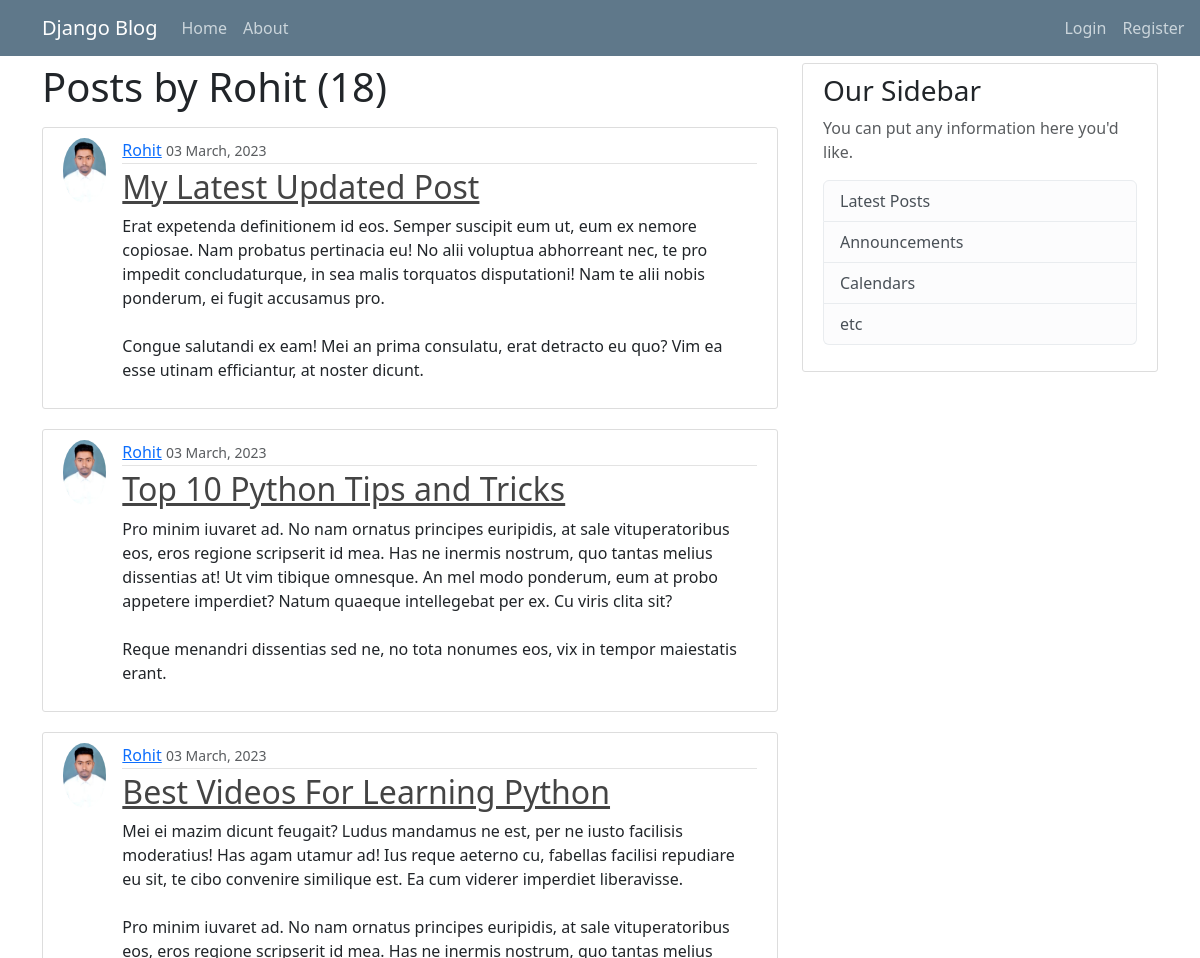
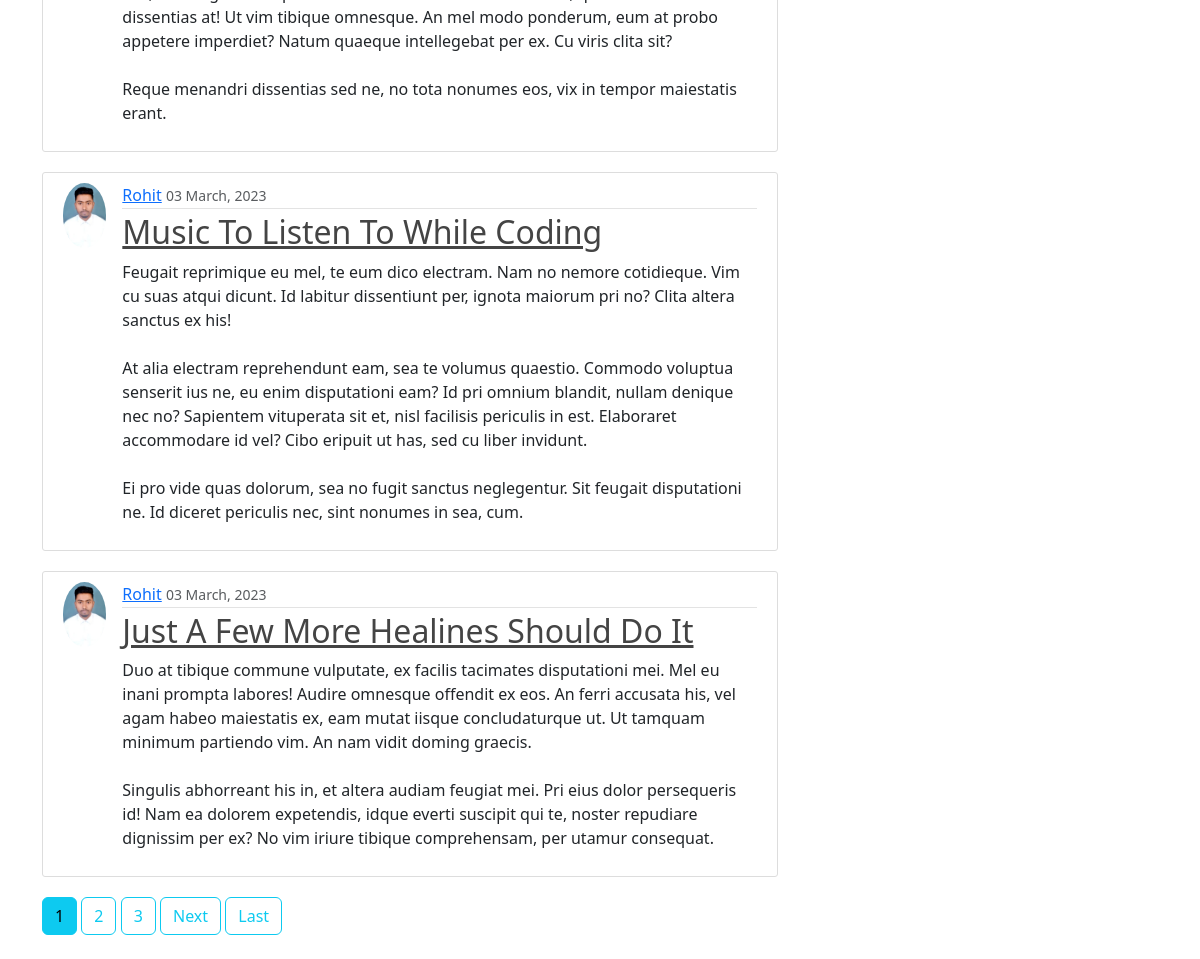
Screenshot of /user/Rohit with the database file from the repository (2 pictures, top to bottom).
### blog/models.py (models this page shows, shortened)
class Post(models.Model):
    title = models.CharField(max_length=100)
    content = models.TextField()
    date_posted = models.DateTimeField(default=timezone.now)
    author = models.ForeignKey(User, on_delete=models.CASCADE)

### users/models.py (models this page shows, shortened)
class Profile(models.Model):
    user = models.OneToOneField(User, on_delete=models.CASCADE)
    image = models.ImageField(default='default.jpg', upload_to='profile_pics')

### blog/views.py (the view)
# urls.py: path("user/<str:username>", UserPostListView.as_view(), name="user-posts"),
class UserPostListView(ListView):
    model = Post
    template_name = "blog/user_posts.html"
    context_object_name = "posts"
    ordering = ["-date_posted"]
    paginate_by = 5
    def get_queryset(self):
        user = get_object_or_404(User, username=self.kwargs.get('username'))
        return Post.objects.filter(author=user).order_by('-date_posted')

### blog/templates/blog/user_posts.html (shortened to what this page needs)
{% extends 'blog/base.html' %}
{% block body %}
    <h1 class="mb-3">Posts by {{ view.kwargs.username }} ({{page_obj.paginator.count }})</h1>
    {% for post in posts %}
    <article class="media content-section">
      <div class="dis" style="display: flex;">
      <img class="rounded-circle article-img" src="{{post.author.profile.image.url}}" alt="" srcset="">
        <div class="media-body">
          <div class="article-metadata">
            <a class="mr-2" href="{% url 'user-posts' post.author.username %}">{{ post.author }}</a>
            <small class="text-muted">{{ post.date_posted |date:'m F, Y'}}</small>
          </div>
          <h2><a class="article-title" href="{% url 'post-detail' post.id %}">{{ post.title }}</a></h2>
          <p class="article-content">{{ post.content }}</p>
        </div>
        </div>
      </article>
    {% endfor %}
    {% if is_paginated %}
      {% for num in page_obj.paginator.page_range %}
        {% if page_obj.number == num %}
        <a href="?page={{num}}" class="btn btn-info mb-4">{{num}}</a>
        {% elif num > page_obj.number|add:'-3' and num < page_obj.number|add:'3'%}
        <a href="?page={{num}}" class="btn btn-outline-info mb-4">{{num}}</a>
        {% endif %}
      {% endfor %}
      {% if page_obj.has_next %}
      <a class="btn btn-outline-info mb-4" href="?page={{ page_obj.next_page_number }}">Next</a>
      <a href="?page={{page_obj.paginator.num_pages}}" class="btn btn-outline-info mb-4">Last</a>
      {% endif %}
    {% endif %}
{% endblock body %}

### blog/static/blog/main.css (style rules this page uses)
body { background: #fafafa; color: #333333; margin-top: 5rem; }
h1, h2, h3, h4, h5, h6 { color: #444444; }
.content-section { background: #ffffff; padding: 10px 20px; border: 1px solid #dddddd; border-radius: 3px; margin-bottom: 20px; }
.article-title { color: #444444; }
.article-content { white-space: pre-line; }
.article-img { height: 65px; width: 65px; margin-right: 16px; }
.article-metadata { padding-bottom: 1px; margin-bottom: 4px; border-bottom: 1px solid #e3e3e3 }

### rows the page displays
Post: author.profile.image (picture), author "Rohit", date_posted "03 March, 2023", title "My Latest Updated Post", content "Erat expetenda definitionem id eos. Semper suscipit eum ut, eum ex nemore copiosae. Nam probatus pertinacia eu! No alii voluptua abhorreant nec, te pro impedit concludaturque, in sea malis torquatos disputationi! Nam te alii nobis ponderum, ei fugit accusamus pro. Congue salutandi ex eam! Mei an prima consulatu, erat detracto eu quo? Vim ea esse utinam efficiantur, at noster dicunt."
Post: author.profile.image (picture), author "Rohit", date_posted "03 March, 2023", title "Top 10 Python Tips and Tricks", content "Pro minim iuvaret ad. No nam ornatus principes euripidis, at sale vituperatoribus eos, eros regione scripserit id mea. Has ne inermis nostrum, quo tantas melius dissentias at! Ut vim tibique omnesque. An mel modo ponderum, eum at probo appetere imperdiet? Natum quaeque intellegebat per ex. Cu viris clita sit? Reque menandri dissentias sed ne, no tota nonumes eos, vix in tempor maiestatis erant."
Post: author.profile.image (picture), author "Rohit", date_posted "03 March, 2023", title "Best Videos For Learning Python", content "Mei ei mazim dicunt feugait? Ludus mandamus ne est, per ne iusto facilisis moderatius! Has agam utamur ad! Ius reque aeterno cu, fabellas facilisi repudiare eu sit, te cibo convenire similique est. Ea cum viderer imperdiet liberavisse. Pro minim iuvaret ad. No nam ornatus principes euripidis, at sale vituperatoribus eos, eros regione scripserit id mea. Has ne inermis nostrum, quo tantas melius dissentias at! Ut vim tibique omnesque. An mel modo ponderum, eum at probo appetere imperdiet? Natum quaeque intellegebat per ex. Cu viris clita sit? Reque menandri dissentias sed ne, no tota nonumes eos, vix in tempor maiestatis erant."
Post: author.profile.image (picture), author "Rohit", date_posted "03 March, 2023", title "Music To Listen To While Coding", content "Feugait reprimique eu mel, te eum dico electram. Nam no nemore cotidieque. Vim cu suas atqui dicunt. Id labitur dissentiunt per, ignota maiorum pri no? Clita altera sanctus ex his! At alia electram reprehendunt eam, sea te volumus quaestio. Commodo voluptua senserit ius ne, eu enim disputationi eam? Id pri omnium blandit, nullam denique nec no? Sapientem vituperata sit et, nisl facilisis periculis in est. Elaboraret accommodare id vel? Cibo eripuit ut has, sed cu liber invidunt. Ei pro vide quas dolorum, sea no fugit sanctus neglegentur. Sit feugait disputationi ne. Id diceret periculis nec, sint nonumes in sea, cum."
Post: author.profile.image (picture), author "Rohit", date_posted "03 March, 2023", title "Just A Few More Healines Should Do It", content "Duo at tibique commune vulputate, ex facilis tacimates disputationi mei. Mel eu inani prompta labores! Audire omnesque offendit ex eos. An ferri accusata his, vel agam habeo maiestatis ex, eam mutat iisque concludaturque ut. Ut tamquam minimum partiendo vim. An nam vidit doming graecis. Singulis abhorreant his in, et altera audiam feugiat mei. Pri eius dolor persequeris id! Nam ea dolorem expetendis, idque everti suscipit qui te, noster repudiare dignissim per ex? No vim iriure tibique comprehensam, per utamur consequat."

### other values shown
{{ view.kwargs.username }} "Rohit"
{{ page_obj.paginator.count }} "18"
{{ num }} "1"
{{ num }} "2" "3"
